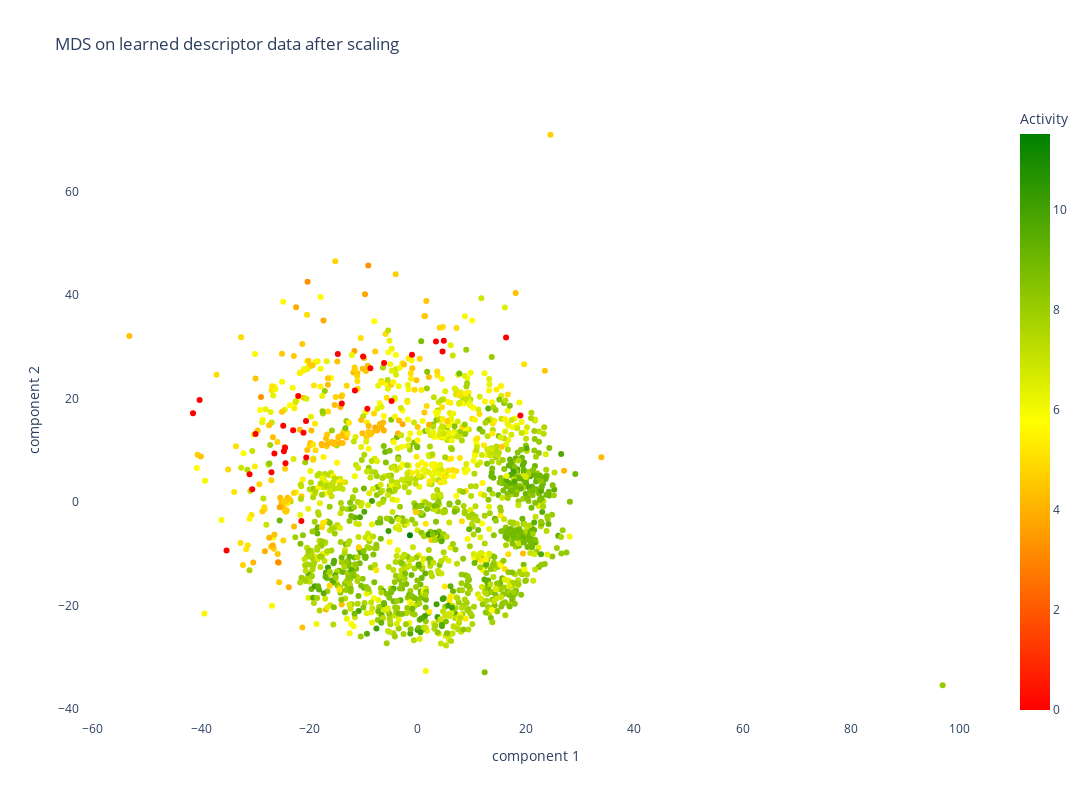

Source (notebook cell):
### Code cell
fig_learned_2 = px.scatter(finalDf_learned, x="component 1", y="component 2",
                    color = "Activity",
                      color_continuous_scale=["red",  "yellow", "green"],
                    hover_data = None ,
                                        
                    title = 'MDS on learned descriptor data after scaling',
                                      width=1200,
                                      height=800,
                          render_mode='SVG',
                          #symbol='scaffold_grouped',  
                           symbol_sequence = symbols
                          )
fig_learned_2.update_layout(plot_bgcolor='White')
#fig_learned_2.show()
app_scatter = molplotly.add_molecules(fig=fig_learned_2,
                                      df=finalDf_learned,
                                      smiles_col='smiles',
                                      title_col='InChIKey',
                                      condition_col = 'scaffold_grouped')
                                                                          
app_scatter.run_server(mode='inline', port=9612, height=800)

### Figure 1 — Plotly figure (JSON) as saved in the notebook; plotly's stock layout.template omitted (floating-point values rounded to 4 significant figures; data arrays with more than 128 entries replaced by an {"elided": "..."} marker saying what was removed)
{"data": [{"hovertemplate": "component 1=%{x}<br>component 2=%{y}<br>Activity=%{marker.color}<extra></extra>", "legendgroup": "", "marker": {"color": {"elided": "1693 float values"}, "coloraxis": "coloraxis", "symbol": "circle"}, "mode": "markers", "name": "", "orientation": "v", "showlegend": false, "type": "scatter", "x": {"elided": "1693 float values"}, "xaxis": "x", "y": {"elided": "1693 float values"}, "yaxis": "y"}], "layout": {"coloraxis": {"colorbar": {"title": {"text": "Activity"}}, "colorscale": [[0, "red"], [0.5, "yellow"], [1, "green"]]}, "height": 800, "legend": {"tracegroupgap": 0}, "plot_bgcolor": "White", "title": {"text": "MDS on learned descriptor data after scaling"}, "width": 1200, "xaxis": {"anchor": "y", "domain": [0, 1], "title": {"text": "component 1"}}, "yaxis": {"anchor": "x", "domain": [0, 1], "title": {"text": "component 2"}}}}
